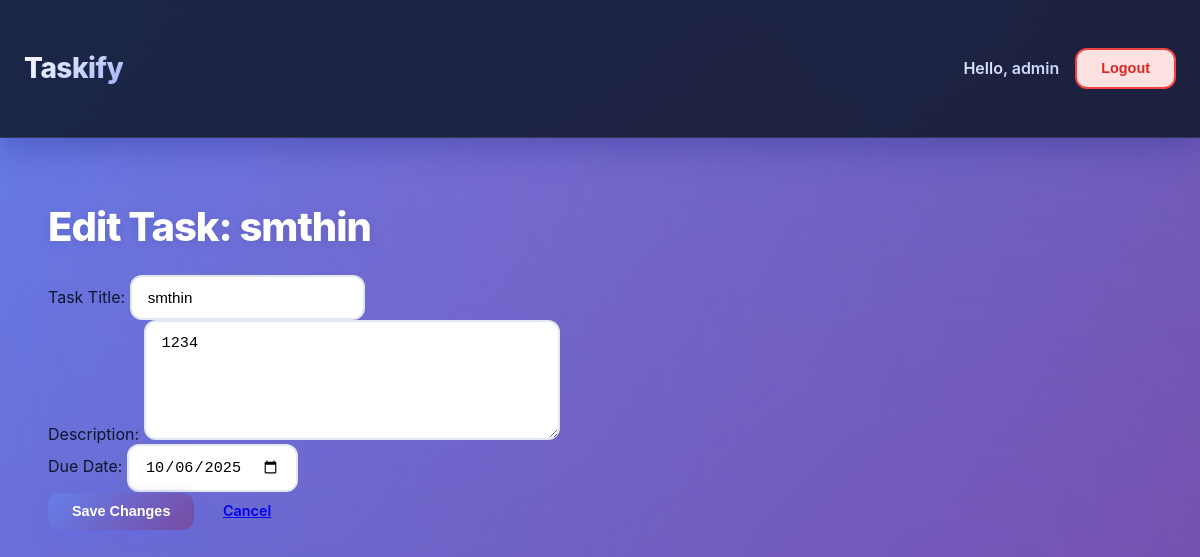
The app's page /edit/1/ (signed in) with its own data.
### tasks/models.py (models this page shows, shortened)
class Task(models.Model):
    user = models.ForeignKey(User, on_delete=models.CASCADE)
    title = models.CharField(max_length=200)
    description = models.TextField(blank=True)
    due_date = models.DateField(null=True, blank=True)
    is_completed = models.BooleanField(default=False)
    created_at = models.DateTimeField(auto_now_add=True)
    updated_at = models.DateTimeField(auto_now=True)

### tasks/views.py (the view)
# urls.py: path('edit/<int:task_id>/', views.edit_task, name='edit_task'),
@login_required
def edit_task(request, task_id):
    task = get_object_or_404(Task, id=task_id, user=request.user)
    if request.method == 'POST':
        form = TaskForm(request.POST, instance=task)
        if form.is_valid():
            form.save()
            messages.info(request, "Task updated.")
            return redirect('task_list')
    else:
        form = TaskForm(instance=task)
    return render(request, 'tasks/edit_task.html', {'form': form, 'task': task})

### tasks/forms.py
class TaskForm(forms.ModelForm):
    class Meta:
        model = Task
        fields = ['title', 'description', 'due_date']
        widgets = {
            'title': forms.TextInput(attrs={
                'class': 'form-control',
                'placeholder': 'Enter task title'
            }),
            'description': forms.Textarea(attrs={
                'class': 'form-control',
                'placeholder': 'Enter task description (optional)',
                'rows': 4
            }),
            'due_date': forms.DateInput(attrs={
                'class': 'form-control',
                'type': 'date'
            }),
        }
        labels = {
            'title': 'Task Title',
            'description': 'Description',
            'due_date': 'Due Date',
        }

### tasks/templates/tasks/edit_task.html
{% extends 'tasks/base.html' %} {% block content %}
<div class="container mt-4">
  <h2>Edit Task: {{ task.title }}</h2>
  <form method="post" class="mt-3">
    {% csrf_token %} {{ form.as_p }}
    <button type="submit" class="btn btn-primary">Save Changes</button>
    <a href="{% url 'task_list' %}" class="btn btn-secondary">Cancel</a>
  </form>
</div>
{% endblock %}

### tasks/templates/tasks/base.html (shortened to what this page needs)
{% load static %}
<!doctype html>
<html lang="en">
<head>
  <link rel="stylesheet" href="{% static 'tasks/styles.css' %}">
</head>
<body>
<nav class="navbar">
  <div class="container" style="display:flex; justify-content:space-between; align-items:center;">
    <a href="{% url 'task_list' %}" class="navbar-brand">Taskify</a>
    <div style="display:flex; align-items:center; gap:1rem;">
		{% if user.is_authenticated %}
  <span class="text-white">Hello, {{ user.username }}</span>
  <form method="post" action="{% url 'logout' %}" style="display:inline;">
    <button type="submit" class="btn btn-outline-danger">Logout</button>
  </form>
{% else %}
  <a href="{% url 'login' %}" class="btn btn-outline-light">Login</a>
  <a href="{% url 'signup' %}" class="btn btn-outline-primary">Sign Up</a>
{% endif %}
    </div>
  </div>
</nav>
  <div class="container">
    {% block content %}{% endblock %}
  </div>
</body>
</html>

### tasks/static/tasks/styles.css (style rules this page uses)
:root { --primary-start: #667eea; --primary-end: #764ba2; --primary-dark: #5a67d8; --bg-primary: #0f172a; --bg-secondary: #1e293b; --bg-tertiary: #334155; --bg-light: #f8fafc; --bg-card: #ffffff; --text-primary: #0f172a; --text-secondary: #64748b; --text-light: #94a3b8; --text-white: #ffffff; --border-light: #e2e8f0; --border-medium: #cbd5e1; --success: #10b981; --success-light: #d1fae5; --success-dark: #059669; --warning: #f59e0b; --warning-light: #fef3c7; --warning-dark: #d97706; --danger: #ef4444; --danger-light: #fee2e2; --danger-dark: #dc2626; --info: #3b82f6; --info-light: #dbeafe; --gray: #6b7280; --gray-light: #f3f4f6; --gray-dark: #4b5563; --shadow-sm: 0 1px 2px 0 rgba(0, 0, 0, 0.05); --shadow-md: 0 4px 6px -1px rgba(0, 0, 0, 0.1); --shadow-lg: 0 10px 15px -3px rgba(0, 0, 0, 0.1); --shadow-xl: 0 20px 25px -5px rgba(0, 0, 0, 0.1); }
* { margin: 0; padding: 0; box-sizing: border-box; }
body { background: linear-gradient(135deg, #667eea 0%, #764ba2 100%); background-attachment: fixed; font-family: 'Inter', -apple-system, BlinkMacSystemFont, 'Segoe UI', Roboto, 'Helvetica Neue', Arial, sans-serif; color: var(--text-primary); min-height: 100vh; position: relative; overflow-x: hidden; }
body::before { content: ''; position: fixed; top: 0; left: 0; width: 100%; height: 100%; background: radial-gradient( circle at 20% 50%, rgba(99, 102, 241, 0.1) 0%, transparent 50% ), radial-gradient( circle at 80% 80%, rgba(139, 92, 246, 0.1) 0%, transparent 50% ), radial-gradient( circle at 40% 20%, rgba(236, 72, 153, 0.08) 0%, transparent 50% ); pointer-events: none; z-index: 0; }
.container { max-width: 1200px; margin: 0 auto; padding: 2rem 1.5rem; position: relative; z-index: 1; }
.navbar { background: rgba(15, 23, 42, 0.85) !important; backdrop-filter: blur(20px); -webkit-backdrop-filter: blur(20px); border-bottom: 1px solid rgba(255, 255, 255, 0.1); box-shadow: 0 8px 32px 0 rgba(31, 38, 135, 0.37); padding: 1rem 0; position: sticky; top: 0; z-index: 1000; }
.navbar-brand { font-size: 1.75rem; font-weight: 800; letter-spacing: -0.5px; background: linear-gradient(135deg, #fff 0%, #a5b4fc 100%); -webkit-background-clip: text; -webkit-text-fill-color: transparent; background-clip: text; transition: all 0.3s ease; }
.navbar .text-white { background: linear-gradient(135deg, #e0e7ff 0%, #c7d2fe 100%); -webkit-background-clip: text; -webkit-text-fill-color: transparent; background-clip: text; font-weight: 600; }
h2 { font-size: 2.5rem; font-weight: 800; color: white; margin-bottom: 1.5rem; letter-spacing: -1px; text-shadow: 0 2px 10px rgba(0, 0, 0, 0.1); }
.form-control, .form-select { border-radius: 12px; border: 2px solid var(--border-light); padding: 0.75rem 1rem; transition: all 0.3s ease; font-size: 0.95rem; background: white; font-weight: 500; }
.form-control::placeholder { color: var(--text-light); }
textarea.form-control { min-height: 120px; resize: vertical; }
input[type='date'].form-control { cursor: pointer; }
.btn { border-radius: 12px; padding: 0.65rem 1.5rem; font-weight: 600; transition: all 0.3s cubic-bezier(0.4, 0, 0.2, 1); border: none; font-size: 0.9rem; display: inline-flex; align-items: center; justify-content: center; gap: 0.5rem; position: relative; overflow: hidden; }
.btn::before { content: ''; position: absolute; top: 50%; left: 50%; width: 0; height: 0; border-radius: 50%; background: rgba(255, 255, 255, 0.3); transform: translate(-50%, -50%); transition: width 0.6s, height 0.6s; }
.btn-primary { background: linear-gradient( 135deg, var(--primary-start) 0%, var(--primary-end) 100% ); color: white; box-shadow: 0 4px 15px rgba(99, 102, 241, 0.4); }
.btn-outline-danger { background: var(--danger-light); border: 2px solid var(--danger); color: var(--danger-dark); }
html { scroll-behavior: smooth; }

### records on screen
Task: title "smthin", description "1234", due_date "10/06/2025"

### other values on screen
{{ user.username }} "admin"
